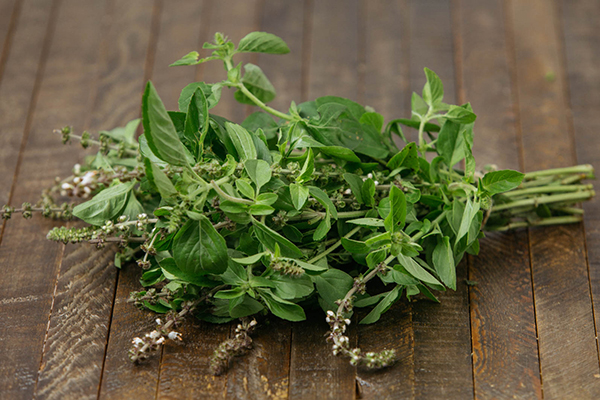
#> input picture manjericao.jpg, 600 x 400 px, given in place of exemplo2.jpg, which was not available
$ python 'Segmentação de cores_v3.py'
#> lines starting #> are read from the running program, lines starting #| are printed output that depends on the picture; after the words box and inside, x2 and y2 are one past the last pixel; in counts of white or black regions, pixels touching at a corner belong together; pictures that were not available may be replaced by others from this repository, and a replacement may not be noted
import cv2 as cv
import numpy as np
import matplotlib.pyplot as plt
import statistics as stcs

# Função para calcular média e desvio padrão dos pixels dentro das máscaras
def calcular_stats(imagem_lab, mascara):
    l, a, b = cv.split(imagem_lab)
    pixels_validos = cv.findNonZero(mascara)
    l_validos = l[pixels_validos[:, 0, 1], pixels_validos[:, 0, 0]]
    a_validos = a[pixels_validos[:, 0, 1], pixels_validos[:, 0, 0]]
    b_validos = b[pixels_validos[:, 0, 1], pixels_validos[:, 0, 0]]
    l_mean = np.mean(l_validos)
    a_mean = np.mean(a_validos)
    b_mean = np.mean(b_validos)
    l_dp = np.std(l_validos)
    a_dp = np.std(a_validos)
    b_dp = np.std(b_validos)
    return l_mean, l_dp, a_mean, a_dp, b_mean, b_dp

# Carregar as imagens
img1 = cv.imread("exemplo2.jpg")
#> img1 is the input picture: shape (400, 600, 3); mean B, G, R 63.4, 97.4, 99.8
img2 = cv.imread("exemplo1.jpg")
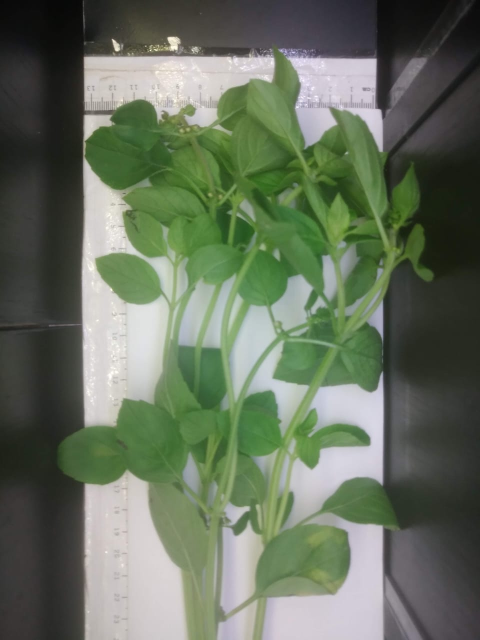
#> input picture exemplo1.jpg, 960 x 1280 px (shown at 1/2 size)
#> img2 is the input picture: shape (1280, 960, 3); mean B, G, R 94.3, 112.8, 102.2

# Redimensionar as imagens (opcional)
# img1 = cv.resize(img1, (largura_desejada, altura_desejada))
# img2 = cv.resize(img2, (largura_desejada, altura_desejada))

# Converter as imagens para o espaço de cores HSV
hsv1 = cv.cvtColor(img1, cv.COLOR_BGR2HSV)
#> hsv1: shape (400, 600, 3); mean H, S, V 25.9, 117.2, 109.3
hsv2 = cv.cvtColor(img2, cv.COLOR_BGR2HSV)
#> hsv2: shape (1280, 960, 3); mean H, S, V 56.2, 51.9, 114.9

# Definir faixas de cores
lowerVc = np.array([35, 60, 130])
upperVc = np.array([70, 255, 255])
lowerVe = np.array([35, 60, 35])
upperVe = np.array([70, 255, 130])
lowerAmc = np.array([25, 80, 100])
upperAmc = np.array([35, 255, 255])
lowerMar = np.array([25, 80, 30])
upperMar = np.array([35, 255, 100])

# Criar as máscaras
maskVc1 = cv.inRange(hsv1, lowerVc, upperVc)
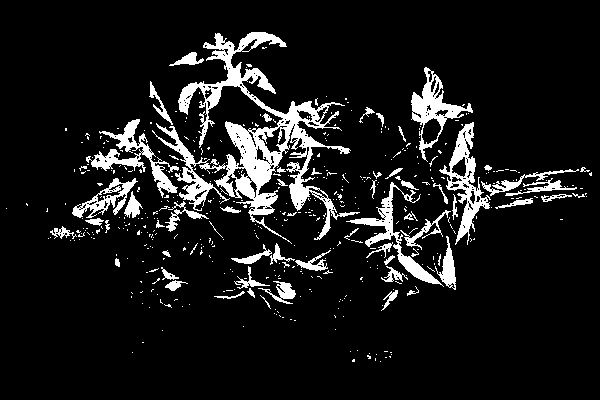
#> maskVc1: shape (400, 600); 10% white; 473 white regions (414 under 20 px), largest, box (x1, y1, x2, y2) and area: (152, 32, 360, 244) 9627, (439, 122, 491, 245) 1751, (86, 119, 179, 198) 1641
maskAmc1 = cv.inRange(hsv1, lowerAmc, upperAmc)
#> maskAmc1: shape (400, 600); 2.3% white in thin lines or dots, all inside (x1, y1, x2, y2) = (4, 31, 595, 369)
maskVe1 = cv.inRange(hsv1, lowerVe, upperVe)
#> maskVe1: shape (400, 600); 19.4% white; 445 white regions (386 under 20 px), largest, box (x1, y1, x2, y2) and area: (75, 96, 486, 324) 34624, (167, 87, 243, 167) 2384, (142, 81, 191, 171) 1552
maskMar1 = cv.inRange(hsv1, lowerMar, upperMar)
#> maskMar1: shape (400, 600); 1.8% white in thin lines or dots, all inside (x1, y1, x2, y2) = (3, 54, 595, 374)
maskVc2 = cv.inRange(hsv2, lowerVc, upperVc)
#> maskVc2: shape (1280, 960); 13.3% white; 324 white regions (255 under 20 px), largest, box (x1, y1, x2, y2) and area: (245, 421, 735, 1280) 105108, (615, 284, 793, 688) 15243, (192, 507, 326, 607) 9207
maskAmc2 = cv.inRange(hsv2, lowerAmc, upperAmc)
#> maskAmc2: shape (1280, 960); 0.03% white; 9 white regions (6 under 20 px), largest, box (x1, y1, x2, y2) and area: (345, 218, 391, 260) 302, (307, 91, 330, 99) 56, (326, 229, 336, 240) 53
maskVe2 = cv.inRange(hsv2, lowerVe, upperVe)
#> maskVe2: shape (1280, 960); 20.1% white; 184 white regions (151 under 20 px), largest, box (x1, y1, x2, y2) and area: (169, 94, 960, 780) 155966, (0, 695, 463, 1010) 55685, (460, 783, 554, 1068) 11907
maskMar2 = cv.inRange(hsv2, lowerMar, upperMar)
#> maskMar2: shape (1280, 960); 0% white in thin lines or dots, all inside (x1, y1, x2, y2) = (161, 90, 896, 456)

# Criar máscara total
maskUtil1 = maskVe1 + maskVc1 + maskAmc1 + maskMar1
maskUtil2 = maskVe2 + maskVc2 + maskAmc2 + maskMar2
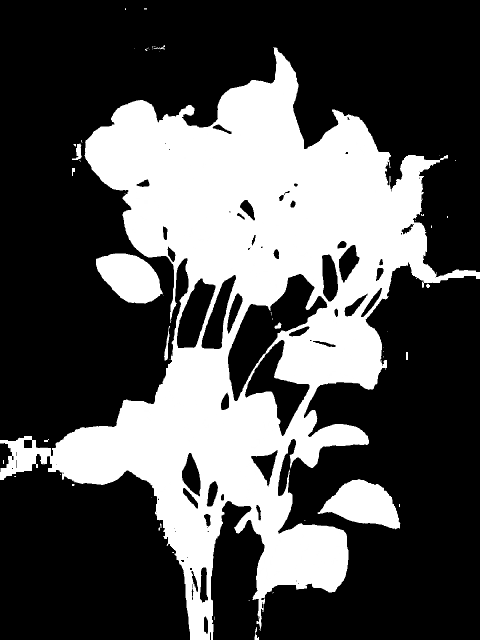
#> maskUtil2: shape (1280, 960) (shown at 1/2 size); min 0, max 255, mean 83.6

# Converter as imagens para o espaço de cores LAB
img1_lab = cv.cvtColor(img1, cv.COLOR_BGR2LAB)
#> img1_lab: shape (400, 600, 3); mean of channels 0, 1, 2 103.5, 123.7, 147.4
img2_lab = cv.cvtColor(img2, cv.COLOR_BGR2LAB)
#> img2_lab: shape (1280, 960, 3); mean of channels 0, 1, 2 115.2, 120.5, 137.1

# Calcular estatísticas das imagens
l1_mean, l1_dp, a1_mean, a1_dp, b1_mean, b1_dp = calcular_stats(img1_lab, maskUtil1)
#> in calcular_stats, `l, a, b = cv.split(imagem_lab)`:
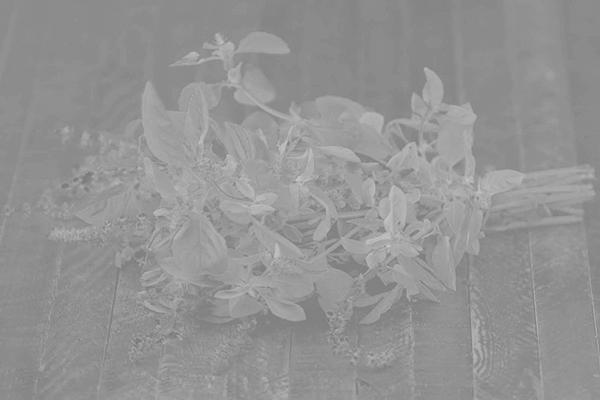
#> b: shape (400, 600); min 116, max 198, mean 147.4
#> in calcular_stats, `pixels_validos = cv.findNonZero(mascara)`: pixels_validos = contour of 77814 points, box (x1, y1, x2, y2) (3, 31, 595, 374), area 5658
#> in calcular_stats, `l_mean = np.mean(l_validos)`: l_mean = 109.7
#> in calcular_stats, `a_mean = np.mean(a_validos)`: a_mean = 107
#> in calcular_stats, `b_mean = np.mean(b_validos)`: b_mean = 159
#> in calcular_stats, `l_dp = np.std(l_validos)`: l_dp = 41.94
#> in calcular_stats, `a_dp = np.std(a_validos)`: a_dp = 7.39
#> in calcular_stats, `b_dp = np.std(b_validos)`: b_dp = 8.56
#> l1_mean = 109.7; l1_dp = 41.94; a1_mean = 107; a1_dp = 7.39; b1_mean = 159; b1_dp = 8.56
l2_mean, l2_dp, a2_mean, a2_dp, b2_mean, b2_dp = calcular_stats(img2_lab, maskUtil2)
#> in calcular_stats (call 2), `l, a, b = cv.split(imagem_lab)`:
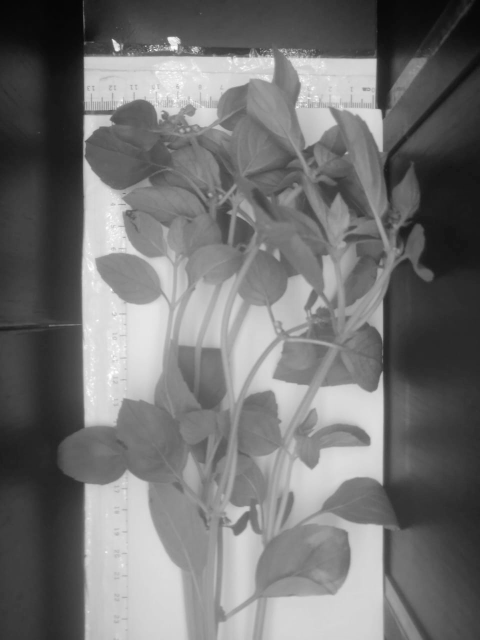
#> l: shape (1280, 960) (shown at 1/2 size); min 3, max 255, mean 115.2
#> in calcular_stats (call 2), `l, a, b = cv.split(imagem_lab)`:
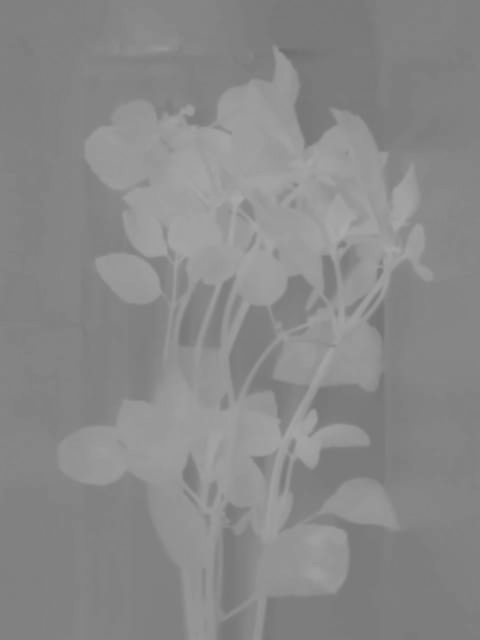
#> b: shape (1280, 960) (shown at 1/2 size); min 108, max 172, mean 137.1
#> in calcular_stats (call 2), `pixels_validos = cv.findNonZero(mascara)`: pixels_validos = contour of 402709 points, box (x1, y1, x2, y2) (0, 16, 960, 1280), area 129845
#> in calcular_stats (call 2), `l_mean = np.mean(l_validos)`: l_mean = 120.5
#> in calcular_stats (call 2), `a_mean = np.mean(a_validos)`: a_mean = 106.7
#> in calcular_stats (call 2), `b_mean = np.mean(b_validos)`: b_mean = 152.2
#> in calcular_stats (call 2), `l_dp = np.std(l_validos)`: l_dp = 25.82
#> in calcular_stats (call 2), `a_dp = np.std(a_validos)`: a_dp = 5.49
#> in calcular_stats (call 2), `b_dp = np.std(b_validos)`: b_dp = 5.75
#> l2_mean = 120.5; l2_dp = 25.82; a2_mean = 106.7; a2_dp = 5.49; b2_mean = 152.2; b2_dp = 5.75

# Calcular as diferenças médias entre os canais das duas imagens
diff_l = abs(l1_mean - l2_mean)
#> diff_l = 10.82
diff_a = abs(a1_mean - a2_mean)
#> diff_a = 0.315
diff_b = abs(b1_mean - b2_mean)
#> diff_b = 6.82

# Imprimir os resultados
print("\tDados da imagem 1")
print("\tCanal\t\tMédia\t\tDesvio padrão\n")
print("\t  L\t\t\t{:.2f}\t\t{:.2f}\t\t".format(l1_mean, l1_dp))
#| 	  L			109.67		41.94
print("\t  a\t\t\t{:.2f}\t\t{:.2f}\t\t".format(a1_mean, a1_dp))
#| 	  a			106.97		7.39
print("\t  b\t\t\t{:.2f}\t\t{:.2f}\t\t\n".format(b1_mean, b1_dp))
#| 	  b			159.03		8.56
print("\tDados da imagem 2")
print("\tCanal\t\tMédia\t\tDesvio padrão\n")
print("\t  L\t\t\t{:.2f}\t\t{:.2f}\t\t".format(l2_mean, l2_dp))
#| 	  L			120.49		25.82
print("\t  a\t\t\t{:.2f}\t\t{:.2f}\t\t".format(a2_mean, a2_dp))
#| 	  a			106.66		5.49
print("\t  b\t\t\t{:.2f}\t\t{:.2f}\t\t\n".format(b2_mean, b2_dp))
#| 	  b			152.21		5.75
print("A diferença entre os canais L, a e b são: {:.2f}, {:.2f} e {:.2f}.".format(diff_l, diff_a, diff_b))
#| A diferença entre os canais L, a e b são: 10.82, 0.31 e 6.82.

# Exibir as imagens
f, axs = plt.subplots(2, 3)
axs[0, 0].imshow(cv.cvtColor(img1, cv.COLOR_BGR2RGB))
axs[0, 0].axis("off")
axs[0, 1].imshow(cv.cvtColor(img1_lab, cv.COLOR_LAB2RGB))
axs[0, 1].axis("off")
axs[0, 2].imshow(cv.cvtColor(maskUtil1, cv.COLOR_GRAY2RGB))
axs[0, 2].axis("off")
axs[1, 0].imshow(cv.cvtColor(img2, cv.COLOR_BGR2RGB))
axs[1, 0].axis("off")
axs[1, 1].imshow(cv.cvtColor(img2_lab, cv.COLOR_LAB2RGB))
axs[1, 1].axis("off")
axs[1, 2].imshow(cv.cvtColor(maskUtil2, cv.COLOR_GRAY2RGB))
axs[1, 2].axis("off")
plt.show()
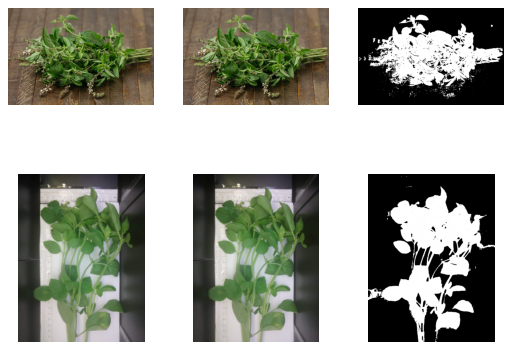
#> figure drawn by matplotlib, 6 panels
cv.waitKey(0)
